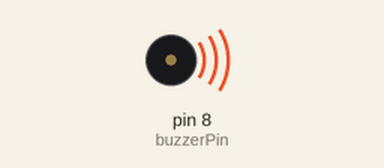
This sketch was run on a simulated Arduino Uno, built with avr-gcc and run on an emulated ATmega328P. Parts: buzzer (waves = sounding).

Above: at 0.1 s.
At 9.8 s:
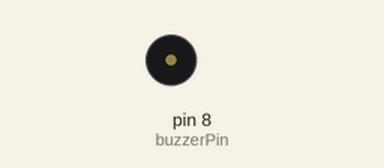
Timing chart, 0 to 11.3 s (numbered marks = the images above):
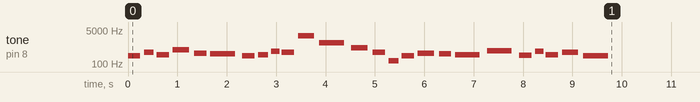

The sketch:

CK_TestSound_Arduino.ino
```cpp
// Define the buzzer pin
int buzzerPin = 8;

// Note definitions for the melody
#define NOTE_G3  196
#define NOTE_GS3 208
#define NOTE_A3  220
#define NOTE_C4  262
#define NOTE_CS4 277
#define NOTE_D3  147
#define NOTE_D4  294
#define NOTE_E4  330
#define NOTE_F4  349
#define NOTE_G4  392
#define NOTE_A4  440
#define NOTE_AS4 466
#define NOTE_C5  523
#define NOTE_E5  659
#define NOTE_G5  784
#define NOTE_D6  1175
#define NOTE_E7  2637
#define NOTE_G7  3136


// Define the Gentle Wake Up melody
int melody[] = {
  NOTE_C4, NOTE_G4, NOTE_D4, NOTE_C5, NOTE_F4, NOTE_E4, // Line 1 consists of six notes
  NOTE_C4, NOTE_D4, NOTE_A4, NOTE_G4, NOTE_E7, NOTE_D6, // Line 2 consists of six notes
  NOTE_E5, NOTE_G4, NOTE_D3, NOTE_C4, NOTE_F4, NOTE_E4, NOTE_D4, // Line 3 consists of 7 notes
  NOTE_AS4, NOTE_CS4, NOTE_A4, NOTE_D4, NOTE_G4, NOTE_C4 // Line 4 consists of six notes
};

// Define the note durations
int noteDurations[] = {
  4, 5, 4, 3, 4, 2,
  4, 5, 6, 4, 3, 2,
  3, 4, 5, 4, 3, 4, 2,
  2, 4, 6, 4, 3, 2
};

void setup() {
  // Iterate over the notes of the melody:
  for (int thisNote = 0; thisNote < 25; thisNote++) {
    // To calculate the note duration, take one second divided by the note type.
    int noteDuration = 1000 / noteDurations[thisNote];
    tone(buzzerPin, melody[thisNote], noteDuration);

    // To distinguish the notes, set a minimum time between them.
    int pauseBetweenNotes = noteDuration * 1.30;
    delay(pauseBetweenNotes);

    // Stop the tone playing:
    noTone(buzzerPin);
  }
}

void loop() {
  // No need to repeat the melody in the loop for this example.
  // The setup() is enough to play it once.
}
```
